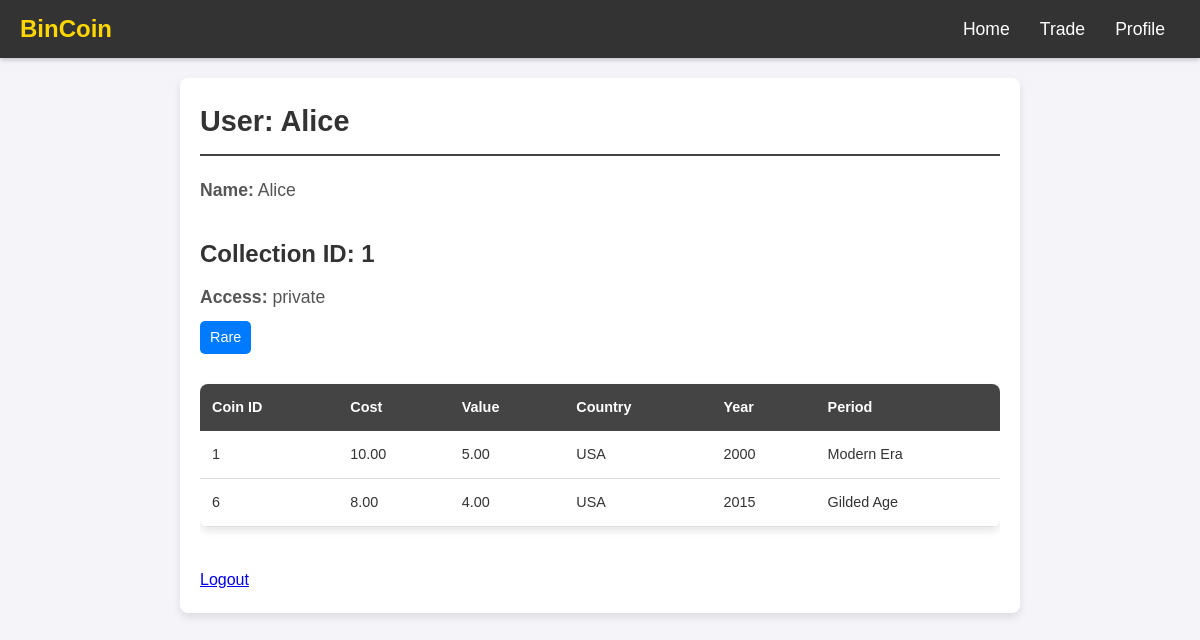
Screenshot of /php/user_profile.php with the database file from the repository.
### tables this page shows
CREATE TABLE `user` (
    `name` VARCHAR(255) PRIMARY KEY
);

CREATE TABLE `coin` (
    `id` INT AUTO_INCREMENT PRIMARY KEY,
    `cost` DECIMAL(10, 2) NOT NULL,
    `value` DECIMAL(10, 2) NOT NULL,
    `currency` VARCHAR(50) NOT NULL,
    `front_path` VARCHAR(255) NOT NULL,
    `back_path` VARCHAR(255) NOT NULL,
    `country` VARCHAR(100) NOT NULL,
    `year` INT NOT NULL,
    `coin_collection_id` INT NOT NULL,
    FOREIGN KEY (`coin_collection_id`) REFERENCES `coin_collection`(`id`) ON DELETE CASCADE
);

CREATE TABLE `period` (
    `id` INT AUTO_INCREMENT PRIMARY KEY,
    `country` VARCHAR(100) NOT NULL,
    `from` YEAR NOT NULL,
    `to` YEAR NOT NULL,
    `name` VARCHAR(255) NOT NULL
);

### php/constants.php (called while the page is built, shortened)
<?php
$CURRENTUSER = "Alice";

### php/user_profile.php (the view, shortened to what this page needs)
<?php
require 'constants.php';
$conn = new mysqli(SERVERNAME, USERNAME, PASSWORD, DBNAME);
$userName = isset($_GET['user']) ? $_GET['user'] : 'Alice';
$userQuery = $conn->prepare("SELECT * FROM `user` WHERE `name` = ?");
$userQuery->bind_param("s", $userName);
$userQuery->execute();
$userResult = $userQuery->get_result();
$user = $userResult->fetch_assoc();
$collectionsQuery = $conn->prepare("
    SELECT cc.id AS collection_id, cc.access, ct.name AS tag
    FROM `coin_collection` cc
    LEFT JOIN `collection_tag` ct ON cc.id = ct.collection_id
    WHERE cc.user_name = ?
");
$collectionsQuery->bind_param("s", $userName);
$collectionsQuery->execute();
$collectionsResult = $collectionsQuery->get_result();
$collections = [];
while ($row = $collectionsResult->fetch_assoc()) {
    $collections[$row['collection_id']]['access'] = $row['access'];
    $collections[$row['collection_id']]['tags'][] = $row['tag'];
}
foreach ($collections as $collectionId => &$collection) {
    $coinsQuery = $conn->prepare("
        SELECT c.id AS coin_id, c.cost, c.value, c.currency, c.country, c.year, p.name AS period
        FROM `coin` c
        LEFT JOIN `coin_period` cp ON c.id = cp.coin_id
        LEFT JOIN `period` p ON cp.period_id = p.id
        WHERE c.coin_collection_id = ?
    ");
    $coinsQuery->bind_param("i", $collectionId);
    $coinsQuery->execute();
    $coinsResult = $coinsQuery->get_result();
}
?>
<!DOCTYPE html>
<html lang="en">
<head>
    <link rel="stylesheet" href="../css/theme.css">
    <link rel="stylesheet" href="../css/user_profile.css">
    <link rel="stylesheet" href="../css/navbar.css">
</head>
<body>
    <?php include '../components/header.php'; ?>
    <div class="profile-container">
        <h2>User: <?php echo htmlspecialchars($user['name']); ?></h2>
        <div class="user-details">
            <p><strong>Name:</strong> <?php echo htmlspecialchars($user['name']); ?></p>
        </div>
        <?php foreach ($collections as $collectionId => $collection): ?>
            <div class="collection">
                <h3>Collection ID: <?php echo htmlspecialchars($collectionId); ?></h3>
                <p><strong>Access:</strong> <?php echo htmlspecialchars($collection['access']); ?></p>
                <div class="tags">
                    <?php foreach ($collection['tags'] as $tag): ?>
                        <span class="tag"><?php echo htmlspecialchars($tag); ?></span>
                    <?php endforeach; ?>
                </div>
                <div class="table-container">
                    <table>
                        <thead>
                            <tr>
                                <th>Coin ID</th>
                                <th>Cost</th>
                                <th>Value</th>
                                <th>Country</th>
                                <th>Year</th>
                                <th>Period</th>
                            </tr>
                        </thead>
                        <tbody>
                            <?php foreach ($collection['coins'] as $coin): ?>
                                <tr>
                                    <td><?php echo htmlspecialchars($coin['coin_id']); ?></td>
                                    <td><?php echo htmlspecialchars($coin['cost']); ?></td>
                                    <td><?php echo htmlspecialchars($coin['value']); ?></td>
                                    <td><?php echo htmlspecialchars($coin['country']); ?></td>
                                    <td><?php echo htmlspecialchars($coin['year']); ?></td>
                                    <td><?php echo htmlspecialchars($coin['period']); ?></td>
                                </tr>
                            <?php endforeach; ?>
                        </tbody>
                    </table>
                </div>
            </div>
        <?php endforeach; ?>
        <a href="logout.php">Logout</a>
    </div>
</body>
</html>

### components/header.php
<header>
    <div class="navbar">
        <div class="title">BinCoin</div>
        <div class="nav-buttons">
            <a href="list_coins.php">Home</a>
            <a href="trade.php">Trade</a>
            <a href="user_profile.php?user=<?php echo htmlspecialchars($CURRENTUSER); ?>">Profile</a>
        </div>
    </div>
</header>

### css/theme.css (style rules this page uses)
body, h1, h2, h3, p, ul, li, table, th, td { margin: 0; padding: 0; box-sizing: border-box; }
body { font-family: Arial, sans-serif; background-color: #f4f4f9; color: #333; line-height: 1.6; }

### css/user_profile.css (style rules this page uses)
.profile-container { max-width: 800px; margin: 20px auto; background: #ffffff; padding: 20px; border-radius: 8px; box-shadow: 0 4px 8px rgba(0, 0, 0, 0.1); }
.profile-container h2 { font-size: 1.8em; border-bottom: 2px solid #444; padding-bottom: 10px; margin-bottom: 20px; }
.profile-container .user-details { margin-bottom: 30px; }
.profile-container .user-details p { font-size: 1.1em; margin: 5px 0; color: #555; }
.collection { margin-bottom: 20px; }
.collection h3 { font-size: 1.5em; color: #333; margin-bottom: 10px; }
.collection p { font-size: 1.1em; color: #555; margin-bottom: 10px; }
.table-container { overflow-x: auto; }
.table-container table { width: 100%; border-collapse: collapse; margin: 20px 0; font-size: 0.9em; background: #ffffff; box-shadow: 0 4px 8px rgba(0, 0, 0, 0.1); border-radius: 8px; overflow: hidden; }
.table-container th, .table-container td { padding: 12px; text-align: left; }
.table-container th { background-color: #444; color: #ffffff; }
.table-container td { border-bottom: 1px solid #dddddd; }
.tags { margin: 10px 0; }
.tag { display: inline-block; background-color: #007BFF; color: #ffffff; padding: 5px 10px; border-radius: 5px; font-size: 0.9em; margin-right: 5px; }

### css/navbar.css (style rules this page uses)
header { background-color: #333; color: #fff; padding: 10px 20px; position: sticky; top: 0; z-index: 1000; width: 100%; box-shadow: 0 2px 5px rgba(0, 0, 0, 0.2); box-sizing: border-box; }
.navbar { display: flex; justify-content: space-between; align-items: center; max-width: 1200px; margin: 0 auto; width: 100%; box-sizing: border-box; }
.navbar .title { font-size: 1.5em; font-weight: bold; color: gold; }
.navbar .nav-buttons { display: flex; }
.navbar .nav-buttons a { color: #fff; text-decoration: none; margin: 0 15px; font-size: 1.1em; transition: color 0.3s ease, text-decoration 0.3s ease; }

### rows the page displays
user: name "Alice"
coin: id "1", cost "10.00", value "5.00", country "USA", year "2000", period.name "Modern Era"
coin: id "6", cost "8.00", value "4.00", country "USA", year "2015", period.name "Gilded Age"

### other values shown
$collectionId "1"
$collection['access'] "private"
$tag "Rare"
